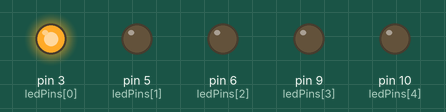
This sketch was run on a simulated Arduino Uno, built with avr-gcc and run on an emulated ATmega328P. Shown: output pins drawn as LEDs (lit = HIGH).

Above: at 0.05 s.
At 0.75 s:
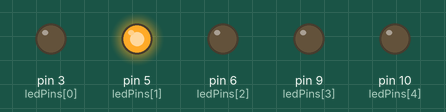
At 1.45 s:
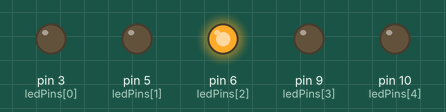
At 2.15 s:
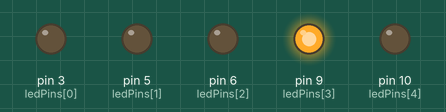
At 2.85 s:
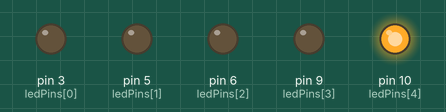
Timing chart, 0 to 3.1 s (numbered marks = the images above):
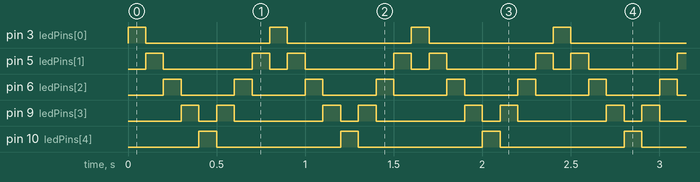

The sketch:

Knight_Rider.ino
```cpp
const int ledPins[] = {3, 5, 6, 9, 10}; // LED pins
int numLeds = 5;

void setup() {
  for(int i = 0; i < numLeds; i++) {
    pinMode(ledPins[i], OUTPUT); // set all LED pins as output
  }
}

void loop() {
  // forward sequence
  for(int i = 0; i < numLeds; i++) {
    digitalWrite(ledPins[i], HIGH); // turn LED on
    delay(100);                     // wait
    digitalWrite(ledPins[i], LOW);  // turn LED off
  }

  // backward sequence
  for(int i = numLeds - 2; i > 0; i--) {
    digitalWrite(ledPins[i], HIGH);
    delay(100);
    digitalWrite(ledPins[i], LOW);
  }
}
```

Measured:
- by itself, pin 3 (ledPins[0]), pin 10 (ledPins[4]): alternates HIGH for 0.10 s and LOW for 0.70 s
- by itself, pin 5 (ledPins[1]): repeats every 0.80 s: LOW 0.50 s, HIGH 0.10 s, LOW 0.10 s, HIGH 0.10 s
- by itself, pin 6 (ledPins[2]): alternates HIGH for 0.10 s and LOW for 0.30 s
- by itself, pin 9 (ledPins[3]): repeats every 0.80 s: LOW 0.10 s, HIGH 0.10 s, LOW 0.50 s, HIGH 0.10 s
